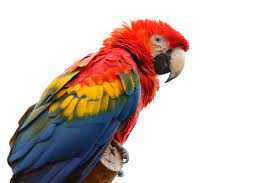
#> input picture Lab2/parrot.jpeg, 275 x 183 px, given in place of the camera
$ python main.py
#> lines starting #> are read from the running program, lines starting #| are printed output that depends on the picture; after the words box and inside, x2 and y2 are one past the last pixel; in counts of white or black regions, pixels touching at a corner belong together
import cv2


def main():
    cap = cv2.VideoCapture(0)  # open the default camera

    key = ord('a')
    while key != ord('q'):
        # Capture frame-by-frame
        ret, frame = cap.read()
#> frame is the input picture: shape (183, 275, 3); mean B, G, R 189.2, 193.9, 209.3

        # Our operations on the frame comes here
        # Convert RGB image to grayscale
        img_gray = cv2.cvtColor(frame, cv2.COLOR_BGR2GRAY)
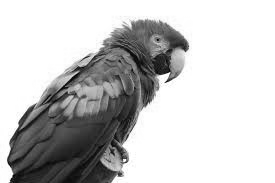
#> img_gray: shape (183, 275); min 2, max 255, mean 198
        # Blur the image
        img_filtered = cv2.GaussianBlur(img_gray, (7, 7), 1.5)
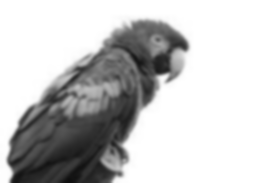
#> img_filtered: shape (183, 275); min 14, max 255, mean 198
        # Detect edges on the blurred image
        img_edges = cv2.Canny(img_filtered, 0, 30, 3)
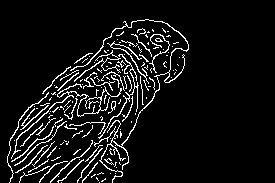
#> img_edges: shape (183, 275); 7.5% white in thin lines or dots, all inside (x1, y1, x2, y2) = (7, 19, 189, 183)

        # Display the result of our processing
        cv2.imshow('result', img_edges)
        # Wait a little (30 ms) for a key press - this is required to refresh the image in our window
        key = cv2.waitKey(30)
#> (key q is pressed here)

    # When everything done, release the capture
    cap.release()
    # and destroy created windows, so that they are not left for the rest of the program
    cv2.destroyAllWindows()


if __name__ == '__main__':
    main()
